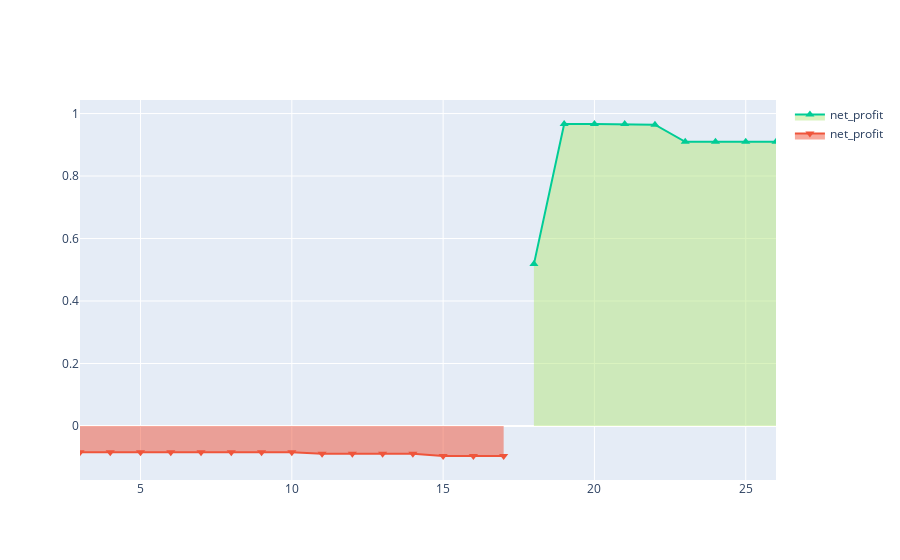

Write notebook code for a chart like this one.
### Markdown cell above
## During dev, not needed anymore

### Code cell
import plotly.graph_objects as go
import plotly
from plotly.colors import hex_to_rgb
plt_colors = plotly.colors.qualitative.Plotly

fig = go.Figure()

# Add fitness evolution plot
var_id: str = "net_profit"
# Experimental/simulated data trace

indexer = df_sim[var_id] >= 0
fig.add_trace(
    go.Scatter(
        x=df_sim.index[indexer],
        y=df_sim.loc[indexer, var_id],
        mode='markers+lines',
        name=var_id,
        fill="tozeroy",
        fillcolor=f"rgba{str(hex_to_rgb(plt_colors[7]))[:-1]}, 0.5)",
        marker=dict(symbol="triangle-up", size=8),
        line_color=plt_colors[2],
    ),
)

indexer = df_sim[var_id] < 0
fig.add_trace(
    go.Scatter(
        x=df_sim.index[indexer],
        y=df_sim.loc[indexer, var_id],
        mode='markers+lines',
        name=var_id,
        fill="tozeroy",
        fillcolor=f"rgba{str(hex_to_rgb(plt_colors[1]))[:-1]}, 0.5)",
        marker=dict(symbol="triangle-down", size=8),
        showlegend=False,
    ),
)

fig

### Figure 1 — Plotly figure (JSON) as saved in the notebook; plotly's stock layout.template omitted (floating-point values rounded to 4 significant figures)
{"data": [{"fill": "tozeroy", "fillcolor": "rgba(182, 232, 128, 0.5)", "line": {"color": "#00CC96"}, "marker": {"size": 8, "symbol": "triangle-up"}, "mode": "markers+lines", "name": "net_profit", "type": "scatter", "x": [18, 19, 20, 21, 22, 23, 24, 25, 26], "y": [0.5181, 0.9665, 0.9665, 0.9665, 0.9641, 0.9095, 0.9095, 0.9095, 0.9095]}, {"fill": "tozeroy", "fillcolor": "rgba(239, 85, 59, 0.5)", "marker": {"size": 8, "symbol": "triangle-down"}, "mode": "markers+lines", "name": "net_profit", "type": "scatter", "x": [3, 4, 5, 6, 7, 8, 9, 10, 11, 12, 13, 14, 15, 16, 17], "y": [-0.08429, -0.08429, -0.08429, -0.08429, -0.08429, -0.08429, -0.08429, -0.08429, -0.08854, -0.08854, -0.08854, -0.08854, -0.09605, -0.09605, -0.09605]}], "layout": {}}
